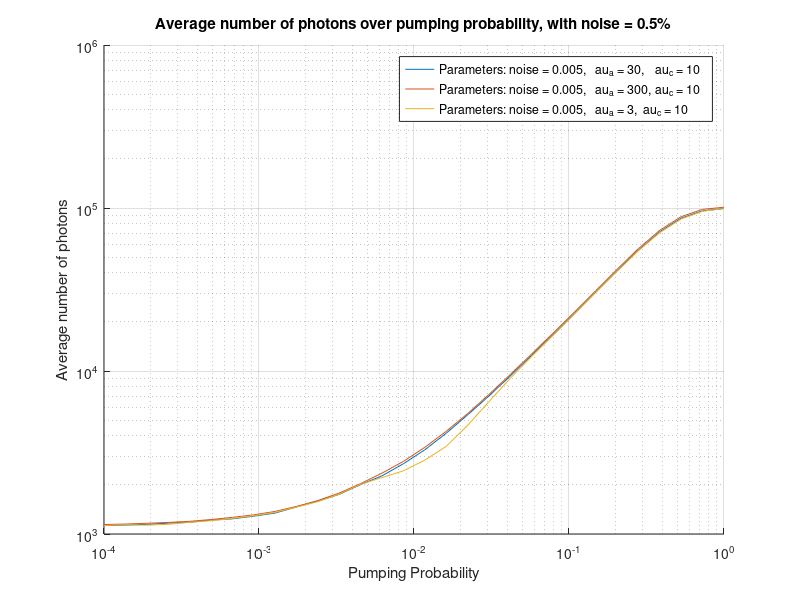

This figure's MATLAB source:
clear;
close all;

figure("Name", "Average number of photons over pumping probability");

avgPhotonsX1 = [1126.2166666666667, 1134.56, 1145.3766666666668, 1166.15, 1180.5766666666666, 1216.9333333333334, 1238.8133333333333, 1285.9333333333334, ...
1343.9166666666667, 1464.66, 1592.2933333333333, 1750.65, 2008.8066666666666, 2273.79, 2695.09, ...
3280.653333333333, 4144.663333333333, 5367.776666666667, 7016.13, 9315.393333333333, 12458.876666666667, 16700.046666666665, ...
22547.396666666667, 30537.82, 41285.86, 55178.986666666664, 71518.17666666667, 86699.72666666667, 96082.90666666666, ...
99280.99];

avgPhotonsX10 = [1143.2386666666666, 1151.0126666666667, 1163.727, 1177.389, 1195.9916666666666, 1226.561, 1264.6583333333333, 1310.4396666666667, ...
1375.6346666666666, 1476.3596666666667, 1603.823, 1783.1233333333332, 2036.7726666666667, 2361.001, 2787.941, ...
3398.6053333333334, 4258.921666666667, 5465.366333333333, 7168.708, 9504.670666666667, 12702.520333333334, 17037.028666666665, ...
22981.591333333334, 31102.938666666665, 42081.12233333333, 56347.54833333333, 73066.56933333333, 88513.89733333333, 98109.54566666667, ...
101101.99933333334];

avgPhotonsDiv10 = [1126.56, 1140.43, 1132.8766666666668, 1146.7733333333333, 1179.2233333333334, 1206.1366666666668, 1245.5966666666666, 1293.41, ...
1357.3166666666666, 1463.1866666666667, 1579.0233333333333, 1754.03, 2018.22, 2217.7266666666665, 2440.4766666666665, ...
2836.81, 3443.38, 4627.406666666667, 6469.706666666667, 9015.033333333333, 12266.283333333333, 16491.4, ...
22339.646666666667, 30300.083333333332, 40927.276666666665, 54730.14, 70686.43, 85644.46333333333, 95477.65666666666, ...
99245.07666666666];

pumping = logspace(-4, 0, 30);
hold on;
loglog(pumping, avgPhotonsX1);
loglog(pumping, avgPhotonsX10);
loglog(pumping, avgPhotonsDiv10);
hold off;
title("Average number of photons over pumping probability, with noise = 0.5%");
legend("Parameters: noise = 0.005, \tau_a = 30, \tau_c = 10", ...
    "Parameters: noise = 0.005, \tau_a = 300, \tau_c = 10", ...
    "Parameters: noise = 0.005, \tau_a = 3, \tau_c = 10");
xlabel("Pumping Probability");
ylabel("Average number of photons");
set(gca, 'XScale', 'log', 'YScale', 'log');
grid on;

